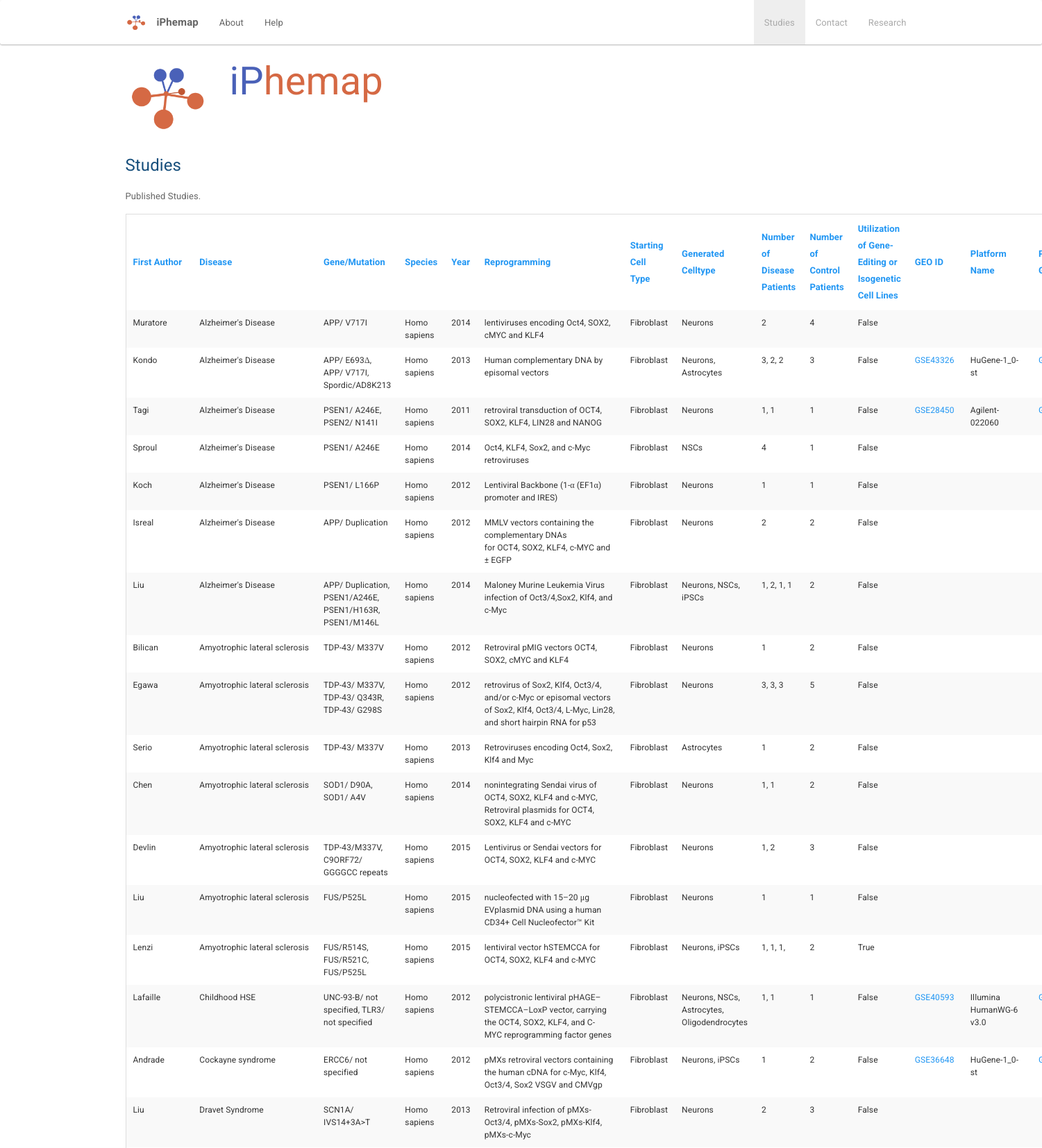
The app's page /studies?sort=disease (upper part) with its own data.
### ipscdb/models.py (models this page shows, shortened)
class Study(models.Model):
  first_author        = models.CharField(max_length=1000)
  disease             = models.CharField(max_length=1000)
  snp                 = models.CharField(max_length=1000)
  species             = models.CharField(max_length=1000)
  year                = models.IntegerField(default=0)
  reprogramming_type  = models.CharField(max_length=1000)
  starting_cell_type  = models.CharField(max_length=1000)
  target_cell_type    = models.CharField(max_length=1000)
  disease_patients    = models.CharField(max_length=1000)
  control_patients    = models.CharField(max_length=1000)
  utilization         = models.BooleanField(default=False)
  geoid               = models.CharField(max_length=1000)
  platform_name       = models.CharField(max_length=1000)
  platform_geo_id     = models.CharField(max_length=1000)
  pmid                = models.IntegerField(default=0)
  class Meta:
    ordering          = ('year',)

### ipscdb/views.py (the view)
# urls.py: url(r'^studies$', views.studies),
def studies(request):
    pmid = request.GET.get('pmid', 0)
    sort_mode = request.GET.get('sort', '')
    studies = Study.objects.all()
    if sort_mode:
        try:
            studies = studies.order_by(sort_mode)
        except: pass
    return render_to_response('ipscdb/studies.html', {
        'studies' : studies,
        'selected_pmid' : int(pmid),
        'request' : {'path' : request.path},
        })

### ipscdb/templates/ipscdb/studies.html (shortened to what this page needs)
{% extends "ipscdb/default.html" %}
{% block content %}
<h4>Studies</h4>
<p>Published Studies.</p>
<div>
  <table class="responsive">
    <tr>
      <th><a href="studies?sort=first_author">First Author</a></th>
      <th><a href="studies?sort=disease">Disease</a></th>
      <th><a href="studies?sort=snp">Gene/Mutation</a></th>
      <th><a href="studies?sort=species">Species</a></th>
      <th><a href="studies?sort=year">Year</a></th>
      <th><a href="studies?sort=reprogramming_type">Reprogramming</a></th>
      <th><a href="studies?sort=starting_cell_type">Starting Cell Type </a></th>
      <th><a href="studies?sort=target_cell_type">Generated Celltype</a></th>
      <th><a href="studies?sort=disease_patients">Number of Disease Patients</a></th>
      <th><a href="studies?sort=control_patients">Number of Control Patients</a></th>
      <th><a href="studies?sort=utilization">Utilization of Gene-Editing or Isogenetic Cell Lines </a></th>
      <th><a href="studies?sort=geoid">GEO ID</a></th>
      <th><a href="studies?sort=platform_name">Platform Name</a></th>
      <th><a href="studies?sort=platform_geo_id">Platform GEO</a></th>
    </tr>
    {% for study in studies %}
      {% if study.pmid == selected_pmid %}
      <tr style="border: 3px solid #000;" id="{{ study.pmid }}">
      {% else %}
      <tr id="{{ study.pmid }}">
      {% endif %}
        <td>{{ study.first_author       }}</td>
        <td>{{ study.disease            }}</td>
        <td>{{ study.snp                }}</td>
        <td>{{ study.species            }}</td>
        <td>{{ study.year               }}</td>
        <td>{{ study.reprogramming_type }}</td>
        <td>{{ study.starting_cell_type }}</td>
        <td>{{ study.target_cell_type   }}</td>
        <td>{{ study.disease_patients   }}</td>
        <td>{{ study.control_patients   }}</td>
        <td>{{ study.utilization        }}</td>
        <td><a href="http://www.ncbi.nlm.nih.gov/geo/query/acc.cgi?acc={{ study.geoid }}">{{ study.geoid }}</a></td>
        <td>{{ study.platform_name     }}</td>
        <td><a href="http://www.ncbi.nlm.nih.gov/geo/query/acc.cgi?acc={{ study.platform_geo_id }}">{{ study.platform_geo_id }}</a></td>
      </tr>
    {% endfor %}
  </table>
</div>
{% endblock %}

### ipscdb/static/css/main.css (style rules this page uses)
body { background: #fff; font-family: Roboto; }
h4 { margin-bottom: 20px; color: #174f7c !important; }

### ipscdb/static/css/responsive-tables.css (style rules this page uses)
table th { font-weight: bold; }
table td,table th { padding: 9px 10px; text-align: left; }
table { border-collapse: collapse; border-spacing: 0; }
table { background: #fff; -moz-border-radius: 3px; -webkit-border-radius: 3px; border-radius: 3px; margin: 0 0 18px; border: 1px solid #ddd; }
table thead tr th,table tfoot tr th,table tbody tr td,table tr td,table tfoot tr td { font-size: 12px; line-height: 18px; text-align: left; }
table tbody tr:nth-child(even) { background: #f9f9f9; }
table tbody tr td { color: #333; padding: 9px 10px; vertical-align: top; border: none; }

### records on screen
Study: first_author "Muratore", disease "Alzheimer's Disease", snp "APP/ V717I", species "Homo sapiens", year "2014", reprogramming_type "lentiviruses encoding Oct4, SOX2, cMYC and KLF4", starting_cell_type "Fibroblast", target_cell_type "Neurons", disease_patients "2", control_patients "4", utilization "False"
Study: first_author "Kondo", disease "Alzheimer's Disease", snp "APP/ E693Δ, APP/ V717I, Spordic/AD8K213", species "Homo sapiens", year "2013", reprogramming_type "Human complementary DNA by episomal vectors", starting_cell_type "Fibroblast", target_cell_type "Neurons, Astrocytes", disease_patients "3, 2, 2", control_patients "3", utilization "False", geoid "GSE43326", platform_name "HuGene-1_0-st"
Study: first_author "Tagi", disease "Alzheimer's Disease", snp "PSEN1/ A246E, PSEN2/ N141I", species "Homo sapiens", year "2011", reprogramming_type "retroviral transduction of OCT4, SOX2, KLF4, LIN28 and NANOG", starting_cell_type "Fibroblast", target_cell_type "Neurons", disease_patients "1, 1", control_patients "1", utilization "False", geoid "GSE28450", platform_name "Agilent-022060"
Study: first_author "Sproul", disease "Alzheimer's Disease", snp "PSEN1/ A246E", species "Homo sapiens", year "2014", reprogramming_type "Oct4, KLF4, Sox2, and c-Myc retroviruses", starting_cell_type "Fibroblast", target_cell_type "NSCs", disease_patients "4", control_patients "1", utilization "False"
Study: first_author "Koch", disease "Alzheimer's Disease", snp "PSEN1/ L166P", species "Homo sapiens", year "2012", reprogramming_type "Lentiviral Backbone (1-α (EF1α) promoter and IRES)", starting_cell_type "Fibroblast", target_cell_type "Neurons", disease_patients "1", control_patients "1", utilization "False"
Study: first_author "Isreal", disease "Alzheimer's Disease", snp "APP/ Duplication", species "Homo sapiens", year "2012", reprogramming_type "MMLV vectors containing the complementary DNAs for OCT4, SOX2, KLF4, c-MYC and ± EGFP", starting_cell_type "Fibroblast", target_cell_type "Neurons", disease_patients "2", control_patients "2", utilization "False"
Study: first_author "Liu", disease "Alzheimer's Disease", snp "APP/ Duplication, PSEN1/A246E, PSEN1/H163R, PSEN1/M146L", species "Homo sapiens", year "2014", reprogramming_type "Maloney Murine Leukemia Virus infection of Oct3/4,Sox2, Klf4, and c-Myc", starting_cell_type "Fibroblast", target_cell_type "Neurons, NSCs, iPSCs", disease_patients "1, 2, 1, 1", control_patients "2", utilization "False"
Study: first_author "Bilican", disease "Amyotrophic lateral sclerosis", snp "TDP-43/ M337V", species "Homo sapiens", year "2012", reprogramming_type "Retroviral pMIG vectors OCT4, SOX2, cMYC and KLF4", starting_cell_type "Fibroblast", target_cell_type "Neurons", disease_patients "1", control_patients "2", utilization "False"
Study: first_author "Egawa", disease "Amyotrophic lateral sclerosis", snp "TDP-43/ M337V, TDP-43/ Q343R, TDP-43/ G298S", species "Homo sapiens", year "2012", reprogramming_type "retrovirus of Sox2, Klf4, Oct3/4, and/or c-Myc or episomal vectors of Sox2, Klf4, Oct3/4, L-Myc, Lin28, and short hairpin RNA for p53", starting_cell_type "Fibroblast", target_cell_type "Neurons", disease_patients "3, 3, 3", control_patients "5", utilization "False"
Study: first_author "Serio", disease "Amyotrophic lateral sclerosis", snp "TDP-43/ M337V", species "Homo sapiens", year "2013", reprogramming_type "Retroviruses encoding Oct4, Sox2, Klf4 and Myc", starting_cell_type "Fibroblast", target_cell_type "Astrocytes", disease_patients "1", control_patients "2", utilization "False"
Study: first_author "Chen", disease "Amyotrophic lateral sclerosis", snp "SOD1/ D90A, SOD1/ A4V", species "Homo sapiens", year "2014", reprogramming_type "nonintegrating Sendai virus of OCT4, SOX2, KLF4 and c-MYC, Retroviral plasmids for OCT4, SOX2, KLF4 and c-MYC", starting_cell_type "Fibroblast", target_cell_type "Neurons", disease_patients "1, 1", control_patients "2", utilization "False"
Study: first_author "Devlin", disease "Amyotrophic lateral sclerosis", snp "TDP-43/M337V, C9ORF72/ GGGGCC repeats", species "Homo sapiens", year "2015", reprogramming_type "Lentivirus or Sendai vectors for OCT4, SOX2, KLF4 and c-MYC", starting_cell_type "Fibroblast", target_cell_type "Neurons", disease_patients "1, 2", control_patients "3", utilization "False"
Study: first_author "Liu", disease "Amyotrophic lateral sclerosis", snp "FUS/P525L", species "Homo sapiens", year "2015", reprogramming_type "nucleofected with 15–20 μg EVplasmid DNA using a human CD34+ Cell Nucleofector™ Kit", starting_cell_type "Fibroblast", target_cell_type "Neurons", disease_patients "1", control_patients "1", utilization "False"
Study: first_author "Lenzi", disease "Amyotrophic lateral sclerosis", snp "FUS/R514S, FUS/R521C, FUS/P525L", species "Homo sapiens", year "2015", reprogramming_type "lentiviral vector hSTEMCCA for OCT4, SOX2, KLF4 and c-MYC", starting_cell_type "Fibroblast", target_cell_type "Neurons, iPSCs", disease_patients "1, 1, 1,", control_patients "2", utilization "True"
Study: first_author "Lafaille", disease "Childhood HSE", snp "UNC-93-B/ not specified, TLR3/ not specified", species "Homo sapiens", year "2012", reprogramming_type "polycistronic lentiviral pHAGE–STEMCCA–LoxP vector, carrying the OCT4, SOX2, KLF4, and C-MYC reprogramming factor genes", starting_cell_type "Fibroblast", target_cell_type "Neurons, NSCs, Astrocytes, Oligodendrocytes", disease_patients "1, 1", control_patients "1", utilization "False", geoid "GSE40593", platform_name "Illumina HumanWG-6 v3.0"
Study: first_author "Andrade", disease "Cockayne syndrome", snp "ERCC6/ not specified", species "Homo sapiens", year "2012", reprogramming_type "pMXs retroviral vectors containing the human cDNA for c-Myc, Klf4, Oct3/4, Sox2 VSGV and CMVgp", starting_cell_type "Fibroblast", target_cell_type "Neurons, iPSCs", disease_patients "1", control_patients "2", utilization "False", geoid "GSE36648", platform_name "HuGene-1_0-st"
Study: first_author "Liu", disease "Dravet Syndrome", snp "SCN1A/ IVS14+3A>T", species "Homo sapiens", year "2013", reprogramming_type "Retroviral infection of pMXs-Oct3/4, pMXs-Sox2, pMXs-Klf4, pMXs-c-Myc", starting_cell_type "Fibroblast", target_cell_type "Neurons", disease_patients "2", control_patients "3", utilization "False"
